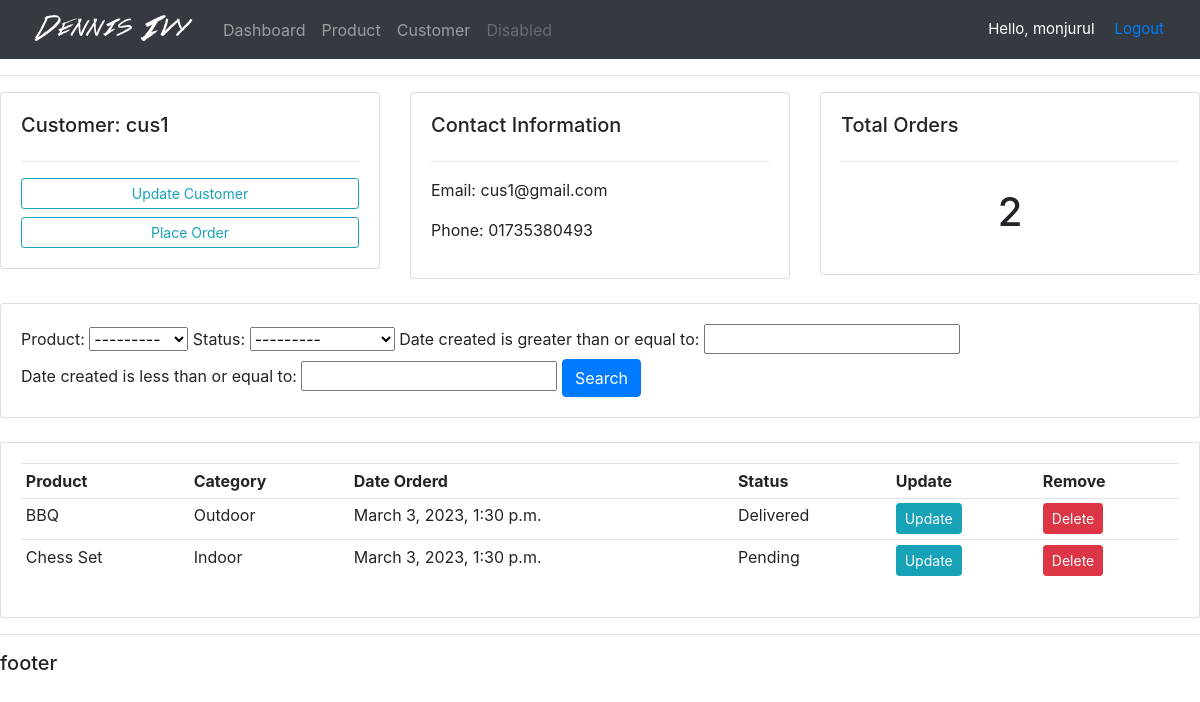
The app's page /customer/1/ (signed in) with its own data.
### accounts/models.py (models this page shows, shortened)
class Customer(models.Model):
    name = models.CharField(max_length=200, null=True)
    phone = models.CharField(max_length=200, null=True)
    email = models.CharField(max_length=200, null=True)
    date_created = models.DateTimeField(auto_now_add=True, null=True)

class Order(models.Model):
    STATUS = (
        ('Pending', 'Pending'),
        ('Out For Delivery', 'Out For Delivery'),
        ('Delivered', 'Delivered'),
    )
    customer = models.ForeignKey(Customer, null=True, on_delete=models.SET_NULL)
    product = models.ForeignKey(Product, null=True, on_delete=models.SET_NULL)
    date_created = models.DateTimeField(auto_now_add=True, null=True)
    status = models.CharField(max_length=200, null=True, choices=STATUS)

class Product(models.Model):
    CATEGORY = (
        ('Indoor', 'Indoor'),
        ('Outdoor', 'Outdoor'),
    )
    name = models.CharField(max_length=200, null=True)
    price = models.FloatField(null=True)
    category = models.CharField(max_length=200, null=True, choices=CATEGORY)
    description = models.CharField(max_length=200, null=True, blank=True)
    date_created = models.DateTimeField(auto_now_add=True, null=True)
    tags = models.ManyToManyField(Tag)
    def __str__(self):
        return self.name

### accounts/views.py (the view)
# urls.py: path('customer/<str:pk>/', views.customer, name='customer'),
@login_required(login_url="/login")
def customer(request, pk):
    customer = Customer.objects.get(id=pk)
    orders = customer.order_set.all()
    total_orders = orders.count()
    myFilter = OrderFilter(request.GET, queryset=orders)
    orders = myFilter.qs
    context = {'customer':customer, 'orders':orders, 'total_orders': total_orders, 'myFilter': myFilter}
    return render(request, 'accounts/customer.html', context)

### accounts/templates/accounts/customer.html
{% extends 'accounts/main.html' %}
{% block content %}
<div class="row">
	<div class="col-md">
		<div class="card card-body">
			<h5>Customer: {{customer.name}}</h5>
			<hr>
			<a class="btn btn-outline-info  btn-sm btn-block" href="">Update Customer</a>
			<a class="btn btn-outline-info  btn-sm btn-block" href="{% url 'create_order' customer.id %}">Place Order</a>
		</div>
	</div>
	<div class="col-md">
		<div class="card card-body">
			<h5>Contact Information</h5>
			<hr>
			<p>Email: {{customer.email}}</p>
			<p>Phone: {{customer.phone}}</p>
		</div>
	</div>
	<div class="col-md">
		<div class="card card-body">
			<h5>Total Orders</h5>
			<hr>
			<h1 style="text-align: center;padding: 10px">{{total_orders}}</h1>
		</div>
	</div>
</div>
<br>
<div class="row">
	<div class="col">
		<div class="card card-body">
			<form method="get">
				{{myFilter.form}}
		    <button class="btn btn-primary" type="submit">Search</button>
		  </form>
		</div>
	</div>
</div>
<br>
<div class="row">
	<div class="col-md">
		<div class="card card-body">
			<table class="table table-sm">
				<tr>
					<th>Product</th>
					<th>Category</th>
					<th>Date Orderd</th>
					<th>Status</th>
					<th>Update</th>
					<th>Remove</th>
				</tr>
				{% for i in orders %}
				<tr>
					<td>{{i.product}}</td>
					<td>{{i.product.category}}</td>
					<td>{{i.date_created}}</td>
					<td>{{i.status}}</td>
					<td><a class="btn btn-sm btn-info" href="{% url 'update_order' i.id %}">Update</a></td>
						<td><a class="btn btn-sm btn-danger" href="{% url 'delete_order' i.id %}">Delete</a></td>
				</tr>
				{% endfor %}
			</table>
		</div>
	</div>
</div>
{% endblock %}

### accounts/templates/accounts/navbar.html (shortened to what this page needs)
{% load static %}
<nav class="navbar navbar-expand-lg navbar-dark bg-dark">
    <img src="{% static 'images/logo.png' %}" alt="nothing">
    <div class="collapse navbar-collapse" id="navbarNav">
      <ul class="navbar-nav">
        <li class="nav-item">
          <a class="nav-link" href="{% url 'home' %}">Dashboard</a>
        </li>
        <li class="nav-item">
          <a class="nav-link" href="{% url 'product' %}">Product</a>
        </li>
        <li class="nav-item">
        <li class="nav-item">
          <a class="nav-link" href="#">Customer</a>
        </li>
        <li class="nav-item">
          <a class="nav-link disabled" href="#">Disabled</a>
        </li>
      </ul>
    </div>
    <span class="gg">Hello, {{request.user}}</span>
    <span class="gg"><a href="{% url 'logout' %}">Logout</a></span>
  </nav>

### accounts/templates/accounts/main.html (style rules this page uses)
body { background-color: #ebeff5; }

### accounts/templates/accounts/navbar.html (style rules this page uses)
.gg { font-size: 15px; color: white; margin-right: 20px; }

### records on screen
Customer: name "cus1", email "cus1@gmail.com", phone "01735380493"
Order: product "BBQ", product.category "Outdoor", date_created "March 3, 2023, 1:30 p.m.", status "Delivered"
Order: product "Chess Set", product.category "Indoor", date_created "March 3, 2023, 1:30 p.m.", status "Pending"

### other values on screen
{{ request.user }} "monjurul"
{{ total_orders }} "2"
